Frame 1 (no input): blank canvas, image omitted
Frame 60 (no input): blank canvas, image omitted
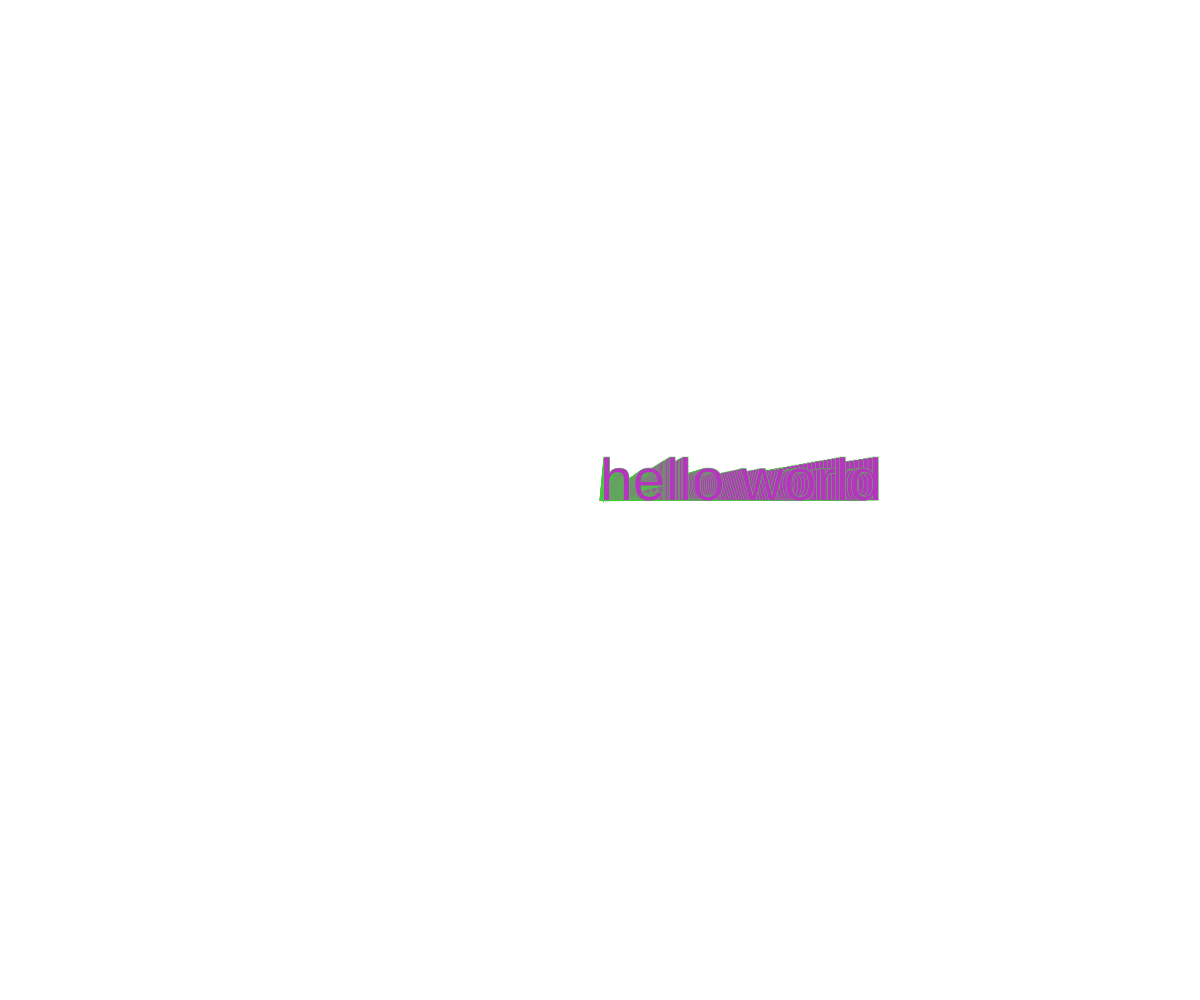
Frame 120 (the mouse pressed at the canvas centre since frame 60)

The p5.js sketch whose frames 1 and 60 were blank and that drew this single picture after the mouse press (run headless with seeded random() and noise() and a simulated clock; from frame 60 on, the mouse is pressed at the canvas centre):

// p5.js sketch
// ── sketch.js
// window sizing
function setup() {
    createCanvas(windowWidth, windowHeight);
    //background("DarkRed");
}
function windowResized() {
    resizeCanvas(windowWidth, windowHeight);
    //background("MediumSpringGreen");
}

let posX = 0;
let letterSize = 100;
let r = 255;
let g = 255;
let b = 255;

// draw circles
function draw() {
    // no outlline around populated objects
    //noStroke();
    // circle color
    // fill(251,21,145, 30);
    // populate circle relative to mouse
    // position of size 250x250
    //ellipse(mouseX, mouseY, 250, 250);

    posX = mouseX
    posY = mouseY

    
    fill(r, g, b);
    if ((r == 255) && (g == 255) && (b == 255)) {
        //stroke(255, 255, 255);
    } else {
        stroke(255 - r, 255 - g, 255 - b);
        textSize(letterSize);
        letterSize = letterSize + 1;
        text("hello world", posX, posY);
        //posX += 10;
    }
    
   
}

function mousePressed() {
    r = random(0, 255)
    g = random(0, 255)
    b = random(0, 255)
    letterSize = 0
}

  
  
  
